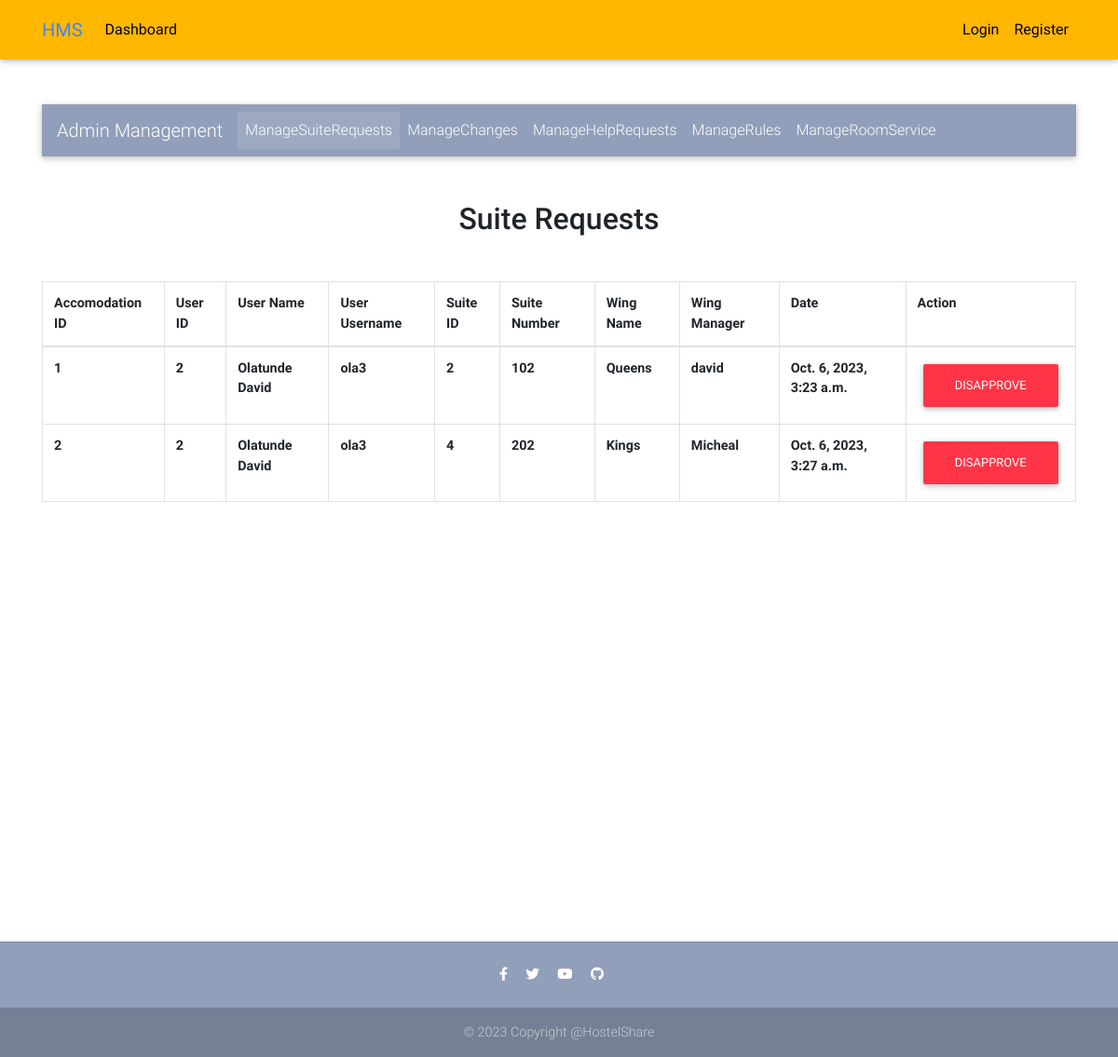
/admin_home, run on the app's committed database.
### app_core/models.py (models this page shows, shortened)
class SuiteRequest(models.Model):
    user = models.ForeignKey(User, on_delete = models.CASCADE)
    room = models.ForeignKey(Room, on_delete=models.CASCADE)
    nights = models.IntegerField(default=1)
    approved = models.BooleanField(default=False)
    created_at = models.DateTimeField(auto_now = True)
    updated_at = models.DateTimeField(auto_now_add = True)

class Room(models.Model):
    user = models.ForeignKey(User, on_delete=models.CASCADE, null=True, blank=True)
    wing = models.ForeignKey(Wing, on_delete = models.CASCADE)
    package = models.ForeignKey(Package, on_delete = models.CASCADE)
    room_number = models.IntegerField(unique=True)
    room_tag = models.CharField(max_length = 10, default="NEW")
    condition = models.CharField(max_length=50)
    is_available = models.BooleanField(default=True)
    image1 = models.FileField(default="default.png")
    image2 = models.FileField(default="default.png")
    image3 = models.FileField(default="default.png")
    created_at = models.DateTimeField(auto_now = True)
    updated_at = models.DateTimeField(auto_now_add = True)

class Wing(models.Model):
    wing_manager = models.ForeignKey(WingManager, on_delete = models.CASCADE)
    wing_name = models.CharField(max_length = 50)
    wing_number = models.BigIntegerField(null = True)
    created_at = models.DateTimeField(auto_now = True)
    updated_at = models.DateTimeField(auto_now_add = True)

class WingManager(models.Model):
    first_name = models.CharField(max_length = 50)
    last_name = models.CharField(max_length = 50)
    email = models.CharField(max_length = 50)
    address = models.CharField(max_length = 50)
    phone_no = models.CharField(max_length = 100)
    created_at = models.DateTimeField(auto_now = True)
    updated_at = models.DateTimeField(auto_now_add = True)

### app_core/admin_views.py (the view)
# urls.py: path("admin_home", admin_home, name="admin-welcome-page"),
def admin_home(request):
    requestss = SuiteRequest.objects.all()
    context = {"requestss":requestss}
    return render(request, "admin_templates/admin_home.html", context)

### app_core/templates/admin_templates/admin_home.html (shortened to what this page needs)
{% extends 'admin_templates/base.html' %}
{% block content %}
<br><br><br><br>
<main>
    <div class="container">
    {% include 'admin_templates/admin_nav.html' %}
    <h2 class="my-5 h2 text-center">Suite Requests</h2>
        <div class="table">
            <table class="table-stripped table-hovered table-bordered">
                <thead>
                    <tr>
                        <td>Accomodation ID</td>
                        <td>User ID</td>
                        <td>User Name</td>
                        <td>User Username</td>
                        <td>Suite ID</td>
                        <td>Suite Number</td>
                        <td>Wing Name</td>
                        <td>Wing Manager</td>
                        <td>Date</td>
                        <td>Action</td>
                    </tr>
                </thead>
                <tbody>
                    {% for request in requestss %}
                    <tr>
                        <td>{{request.id}}</td>
                        <td>{{request.user.id}}</td>
                        <td>{{request.user.first_name}}</td>
                        <td>{{request.user.username}}</td>
                        <td>{{request.room.id}}</td>
                        <td>{{request.room.room_number}}</td>
                        <td>{{request.room.wing.wing_name}}</td>
                        <td>{{request.room.wing.wing_manager.first_name}}</td>
                        <td>{{request.created_at}}</td>
                        {% if request.approved %}
                        <td><a href="{% url 'app:approve_or_disapprove' request.id %}" type="button" class="btn btn-danger">Disapprove</a></td>
                        {% else %}
                        <td><a href="{% url 'app:approve_or_disapprove' request.id %}" type="button" class="btn btn-success">Approve</a></td>
                        {% endif %}
                    </tr>
                    {% endfor %}
                </tbody>
            </table>
        </div>
    </div>
</main>
<br><br><br><br><br><br><br><br><br><br><br><br><br><br><br><br><br><br>
{% endblock %}hh

### static/css/main.css (style rules this page uses)
table td { font-weight: bold; }

### app_core/templates/admin_templates/base.html (style rules this page uses)
html, body, header, .carousel { height: 60vh; }

### data on the page
SuiteRequest: id "1", user.id "2", user.first_name "Olatunde David", user.username "ola3", room.id "2", room.room_number "102", room.wing.wing_name "Queens", room.wing.wing_manager.first_name "david", created_at "Oct. 6, 2023, 3:23 a.m.", approved "DISAPPROVE"
SuiteRequest: id "2", user.id "2", user.first_name "Olatunde David", user.username "ola3", room.id "4", room.room_number "202", room.wing.wing_name "Kings", room.wing.wing_manager.first_name "Micheal", created_at "Oct. 6, 2023, 3:27 a.m.", approved "DISAPPROVE"
